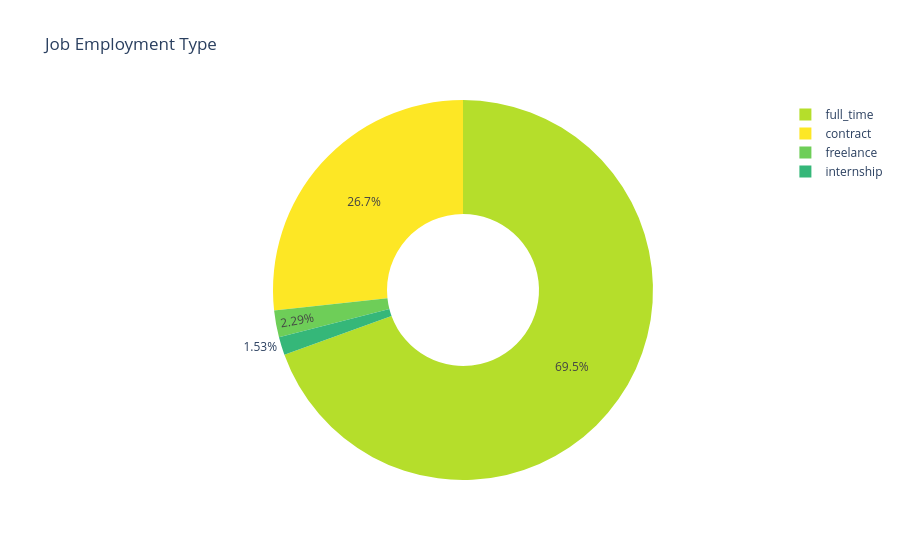

The code cell stored with this chart in its notebook:
### Markdown cell above
## employment_type

### Code cell
distribution_chart.distribution_chart(
    data=job_doc["job_employment_type"],
    chart_type="pie",
    title_text="Job Employment Type",
)

### Figure 1 — Plotly figure (JSON) as saved in the notebook; plotly's stock layout.template omitted (floating-point values rounded to 4 significant figures)
{"data": [{"hole": 0.4, "labels": ["contract", "full_time", "freelance", "internship"], "marker": {"colors": ["#fde725", "#b5de2b", "#6ece58", "#35b779", "#1f9e89", "#26828e", "#31688e", "#3e4989", "#482878", "#440154"]}, "type": "pie", "values": [35, 91, 3, 2]}], "layout": {"annotations": [{"font": {"size": 20}, "showarrow": false, "text": "", "xanchor": "center", "y": 0.5}], "title": {"text": "Job Employment Type"}}}
